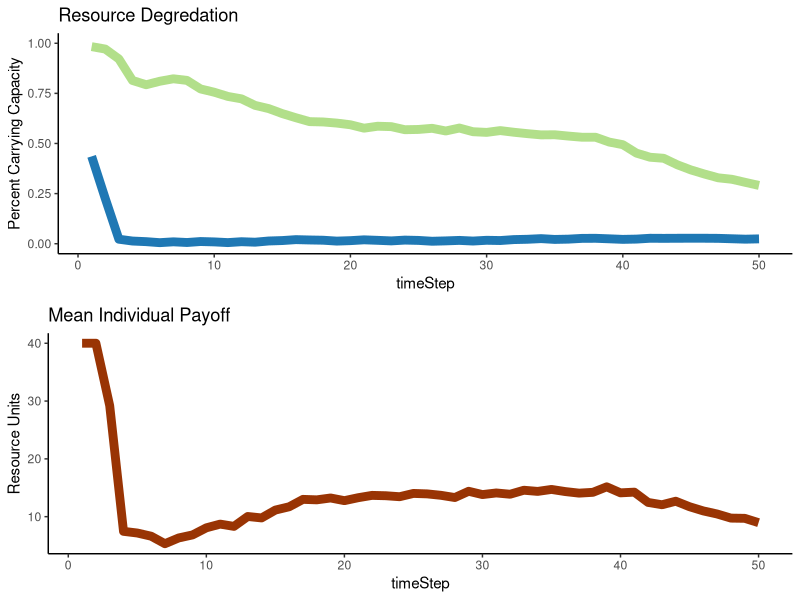

Generate this figure with R:


abm<-function(#Specified parameters
  Individuals=100, #number of total resource users in a population
  
  TotalResourceUnit=10000, #total available resource units
  
  PercProtected=0.3, #percent of the total resource that's in a protected area
  
  CoopPercStart=0.9, #percent of individuals who start by following the rules at t0
  
  TimeSteps=20,
  ResourceRegenerationPerTimeStep=1.5,
  harvestMax=25){
  
  ## Set parameters
  PercWorking= 1-PercProtected #percent of resource in a working landscape
  TotalResourceWorking = PercWorking*TotalResourceUnit #number of resources in the working landscape starting
  TotalResourceProtected = PercProtected*TotalResourceUnit #number of resources in the protected landscape starting
  CoopNumStart= CoopPercStart*Individuals #number of individuals cooperating fully at t0
  
  DefNumStart= (1-CoopPercStart)*Individuals #number of individuals defecting at t0
  PercTimeProtected = c(rep(0,CoopNumStart),rbeta(DefNumStart+1,1,2)) #percent of their foraging time each indv spends in the PA
  PercTimeWorking = (1-PercTimeProtected)#percent of their foraging time each indv spends in the working landscape
  
  agents<-data.frame(PercTimeProtected,
                     PercTimeWorking,
                     PayoffProtectedLastTime = rep(NA,Individuals),
                     PayoffWorkingLastTime= rep(NA,Individuals))   #dataframe to be filled with initial payoffs
  
  ProtectPerDefect<-as.integer(TotalResourceProtected/DefNumStart) #protected area resources per each individual harvesting there
  WorkingPerTotal<-as.integer(TotalResourceWorking/Individuals) #working landscape resources per individual
  
  for ( i in 1:nrow(agents)){  #fill the starting df percent payoff from the protected landscape is a function of the amount 
    agent2<-agents[i,]   #of resources there per individual searching there, and a random draw with a chance of success equal to time spent
    agents[i,4]<-rbinom(1,WorkingPerTotal,agent2$PercTimeWorking)
    agents[i,4]<-ifelse(agents[i,4]>harvestMax,harvestMax,agents[i,4])
    agents[i,3]<- ifelse(agents[i,4]<= harvestMax,rbinom(1,ProtectPerDefect,agent2$PercTimeProtected),0) #if they didnt get the max harvest, then 
    agents[i,3]<-ifelse(agents[i,3]>harvestMax-agents[i,4],harvestMax-agents[i,4],agents[i,3])
    } #see what they get from the working landscape first
  
  
  
  agents$PayoffTotalLastTime<- agents$PayoffProtectedLastTime + agents$PayoffWorkingLastTime #total payoff is the sum of what they get from both areas
   
  
  output<-data.frame(timeStep = 1:TimeSteps, #create df to fill with the outputs from each time step
                     meanTimeProtect = rep(NA,TimeSteps),
                     meanTimeWorking = rep(NA,TimeSteps),
                     NumResourcesProtect = rep(NA,TimeSteps),
                     percCCProtect = rep(NA,TimeSteps),
                     NumResourcesWorking = rep(NA,TimeSteps),
                     percCCWorking = rep(NA,TimeSteps),
                     meanPayoff = rep(NA,TimeSteps))

output$meanTimeProtect[1] <- mean(agents$PercTimeProtected)  #fill it with the outouts from time 1
output$meanTimeWorking[1]  <- mean(agents$PercTimeWorking) 
output$NumResourcesProtect[1] <- TotalResourceProtected-sum(agents$PayoffProtectedLastTime) 
output$NumResourcesWorking[1] <- TotalResourceWorking-sum(agents$PayoffWorkingLastTime) 
output$percCCProtect[1]  <- output$NumResourcesProtect[1]/TotalResourceProtected
output$percCCWorking[1]  <- output$NumResourcesWorking[1]/TotalResourceWorking
output$meanPayoff[1]  <- mean(agents$PayoffTotalLastTime) 

  

for (t in 2:TimeSteps){  #run the abm for all o fthe time steps
  
#choose new strategy  

LastTimeAgents<-agents  #save the agents from the pervious time to a new df

LastTimePercTimeProtected<-LastTimeAgents$PercTimeProtected  #pull out the previous pretected foraging times as vector
LastTimePercWorking<-LastTimeAgents$PercTimeWorking  #pull out the previous working foraging times as vector

PercTimeProtected<-rep(NA,length(PercTimeProtected))  #nullify the previous perc time protected vector so we can fill it later and be confident the values changed
 for (j in 1:nrow(LastTimeAgents)){  
  ThisAgent<-LastTimeAgents[j,]      #modify the foraging strategy of each agent individualls
  OtherAgents<-LastTimeAgents[-j,]   #dataframe of ther agents for them to copy from
  ThisAgentPayoff<-ThisAgent$PayoffTotalLastTime   #payoff last time period for this agent
  OtherAgentSpecific<-OtherAgents[sample(nrow(OtherAgents),1),] #choose a specific agent for them to get paired up with
  OtherAgentPayoff<-OtherAgentSpecific$PayoffTotalLastTime  #Payoff the other agent recieved
  OtherAgentPercProtect<-OtherAgentSpecific$PercTimeProtected #strategy of other agent
  ThisAgentPercProtect<-ThisAgent$PercTimeProtected  #strategy of this agent
  
  PercTimeProtected[j]<-ifelse(ThisAgentPayoff >=OtherAgentPayoff,ThisAgent$PercTimeProtected,
                            (ThisAgentPercProtect+((OtherAgentPercProtect-ThisAgentPercProtect)/2))) #vector of new strategies
  
  #if this agent did better than the randomly selected agent then they keep their strategy
  #if they did worse thnan they modify their strategy to be the difference between their previou sstrategy and the randomly selected agent
  
}
  
PercTimeWorking<- 1-PercTimeProtected   #time foraging in the working landscape


agents<-data.frame(PercTimeProtected,   #new agent dataframe to fill
                   PercTimeWorking,
                   PayoffProtectedLastTime = rep(NA,Individuals),
                   PayoffWorkingLastTime= rep(NA,Individuals)) 


#New resource pools to pull from
#make sure they dont regenerate past their carrying capacity

NewProtectedResourcesTotal<-output$NumResourcesProtect[t-1] * ResourceRegenerationPerTimeStep
NewProtectedResourcesTotal<-ifelse(NewProtectedResourcesTotal<=  TotalResourceProtected,NewProtectedResourcesTotal, TotalResourceProtected)
NewWorkingResourcesTotal<-output$NumResourcesWorking[t-1] * ResourceRegenerationPerTimeStep
NewWorkingResourcesTotal<-ifelse(NewWorkingResourcesTotal<=TotalResourceWorking,NewWorkingResourcesTotal,TotalResourceWorking)

ProtectPerDefect<-as.integer(NewProtectedResourcesTotal/nrow(agents[agents$PercTimeProtected>0,])) #protected area resources per each individual harvesting there  
WorkingPerTotal<-as.integer(NewWorkingResourcesTotal/Individuals)


for ( i in 1:nrow(agents)){  #fill the starting df percent payoff from the protected landscape is a function of the amount 
  agent2<-agents[i,]   #of resources there per individual searching there, and a random draw with a chance of success equal to time spent
  agents[i,4]<-rbinom(1,WorkingPerTotal,agent2$PercTimeWorking)
  agents[i,4]<-ifelse(agents[i,4]>harvestMax,harvestMax,agents[i,4])
  agents[i,3]<- ifelse(agents[i,4]<= harvestMax,rbinom(1,ProtectPerDefect,agent2$PercTimeProtected),0) #if they didnt get the max harvest, then 
  agents[i,3]<-ifelse(agents[i,3]>harvestMax-agents[i,4],harvestMax-agents[i,4],agents[i,3])
} #see what they get from the working landscape first



agents$PayoffTotalLastTime<- agents$PayoffProtectedLastTime + agents$PayoffWorkingLastTime #total payoff is the sum of what they get from both areas

output$meanTimeProtect[t] <- mean(agents$PercTimeProtected)  #fill it with the outouts from time 1
output$meanTimeWorking[t]  <- mean(agents$PercTimeWorking) 
output$NumResourcesProtect[t] <- NewProtectedResourcesTotal-sum(agents$PayoffProtectedLastTime) 
output$NumResourcesWorking[t]  <- NewWorkingResourcesTotal-sum(agents$PayoffWorkingLastTime)
output$percCCProtect[t]  <- output$NumResourcesProtect[t]/TotalResourceProtected
output$percCCWorking[t]  <- output$NumResourcesWorking[t]/TotalResourceWorking
output$meanPayoff[t]  <- mean(agents$PayoffTotalLastTime)

}

#par(mfrow=c(3,1))
#plot(output$percCCProtect, type = 'l',col="green")
#plot(output$percCCWorking, type = 'l',col="brown")
#plot(output$meanPayoff, type = 'l',col="red")
#mtext(paste("Individuals=",Individuals,
 #           "  Total Resources=",TotalResourceUnit,
  #          "  Percent Protected=",PercProtected,
   #         "  Max Harvest=",harvestMax,
    #        "  Resource Regeneration=",ResourceRegenerationPerTimeStep,
     #       "  Percent Cooperating at start",CoopPercStart ), side=3, outer=TRUE, line=-3,cex=0.8)

library(ggplot2)
p1<-ggplot(data=output,aes(x=timeStep))+
  geom_line(aes(y=percCCProtect),size=3,color="#b2df8a")+
  geom_line(aes(y=percCCWorking),size=3,color="#1f78b4")+
  ylim(0, 1.0)+theme_classic()+ylab("Percent Carrying Capacity")+
  scale_colour_manual(name = 'Area', 
                      values =c('#b2df8a'='#b2df8a','#1f78b4'='#1f78b4'), labels = c('Protected Area','Working Landscape'))+
  ggtitle("Resource Degredation")
  

p2<-ggplot(data=output,aes(x=timeStep))+
  geom_line(aes(y=meanPayoff),size=3,color="#993404")+
  theme_classic()+ylab("Resource Units")+
  ggtitle("Mean Individual Payoff")


x<-gridExtra::grid.arrange(p1,p2,ncol=1)

 return(x) 
}

abm(harvestMax = 40,ResourceRegenerationPerTimeStep = 1.8,TimeSteps = 50)








